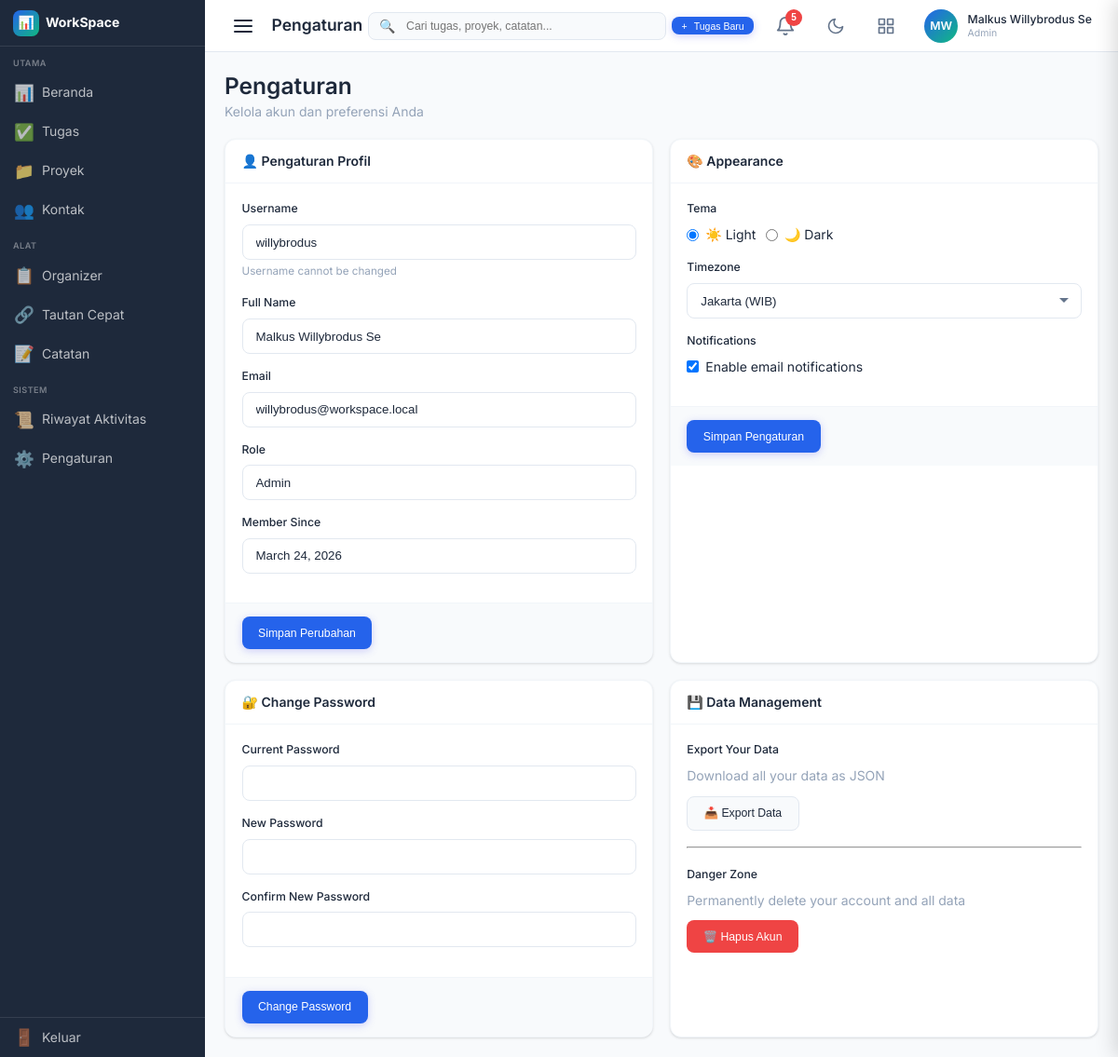
Screenshot of /index.php?page=settings (signed in) with the database file from the repository.
### tables this page shows
CREATE TABLE `users` (
  `id` int NOT NULL AUTO_INCREMENT,
  `username` varchar(50) NOT NULL,
  `email` varchar(100) NOT NULL,
  `password_hash` varchar(255) NOT NULL,
  `full_name` varchar(100) DEFAULT NULL,
  `avatar` varchar(255) DEFAULT NULL,
  `role` enum('admin','manager','member') DEFAULT 'member',
  `timezone` varchar(50) DEFAULT 'Asia/Jakarta',
  `theme` enum('light','dark','auto') DEFAULT 'light',
  `created_at` datetime DEFAULT CURRENT_TIMESTAMP,
  `updated_at` datetime DEFAULT CURRENT_TIMESTAMP ON UPDATE CURRENT_TIMESTAMP,
  `last_login` datetime DEFAULT NULL,
  `is_active` tinyint(1) DEFAULT '1',
  PRIMARY KEY (`id`),
  UNIQUE KEY `username` (`username`),
  UNIQUE KEY `email` (`email`)
);

CREATE TABLE `user_settings` (
  `id` int NOT NULL AUTO_INCREMENT,
  `user_id` int NOT NULL,
  `theme` varchar(20) DEFAULT 'light',
  `timezone` varchar(50) DEFAULT 'Asia/Jakarta',
  `email_notifications` tinyint(1) DEFAULT '1',
  `browser_notifications` tinyint(1) DEFAULT '0',
  `task_reminder_days` int DEFAULT '1',
  `language` varchar(10) DEFAULT 'en',
  `date_format` varchar(20) DEFAULT 'Y-m-d',
  `created_at` datetime DEFAULT CURRENT_TIMESTAMP,
  `updated_at` datetime DEFAULT CURRENT_TIMESTAMP ON UPDATE CURRENT_TIMESTAMP,
  PRIMARY KEY (`id`),
  UNIQUE KEY `user_id` (`user_id`),
  CONSTRAINT `user_settings_ibfk_1` FOREIGN KEY (`user_id`) REFERENCES `users` (`id`) ON DELETE CASCADE
);

### config/functions.php (called while the page is built, shortened)
<?php
function getUserId() {
    return $_SESSION['user_id'] ?? null;
}
function getUser() {
    $db = getDB();
    $userId = getUserId();
    $stmt = $db->prepare("SELECT * FROM users WHERE id = ?");
    $stmt->bind_param('i', $userId);
    $stmt->execute();
    $result = $stmt->get_result();
    return $result->fetch_assoc();
}
function h($str) {
    return htmlspecialchars($str, ENT_QUOTES, 'UTF-8');
}
function formatDate($date, $format = 'Y-m-d') {
    $d = new DateTime($date);
    return $d->format($format);
}
function getUnreadNotifications($userId) {
    $db = getDB();
    $stmt = $db->prepare("SELECT * FROM notifications WHERE user_id = ? AND is_read = 0 ORDER BY created_at DESC LIMIT 10");
    $stmt->bind_param('i', $userId);
    $stmt->execute();
    $result = $stmt->get_result();
    $notifications = [];
    while ($row = $result->fetch_assoc()) {
        $notifications[] = $row;
    }
    return $notifications;
}

### pages/settings/index.php (the view, shortened to what this page needs)
<?php
require_once __DIR__ . '/../../config/functions.php';
$userId = getUserId();
$db = getDB();
$stmt = $db->prepare("SELECT * FROM users WHERE id = ?");
$stmt->bind_param('i', $userId);
$stmt->execute();
$user = $stmt->get_result()->fetch_assoc();
$stmt = $db->prepare("SELECT * FROM user_settings WHERE user_id = ?");
$stmt->bind_param('i', $userId);
$stmt->execute();
$settings = $stmt->get_result()->fetch_assoc();
$timezones = [
    'Asia/Jakarta' => 'Jakarta (WIB)',
    'Asia/Makassar' => 'Makassar (WIT)',
    'Asia/Jayapura' => 'Jayapura (WIT)',
    'Asia/Shanghai' => 'Shanghai',
    'Asia/Singapore' => 'Singapore',
    'Asia/Tokyo' => 'Tokyo',
    'Asia/Seoul' => 'Seoul',
    'Europe/London' => 'London',
    'Europe/Paris' => 'Paris',
    'America/New_York' => 'New York',
    'America/Los_Angeles' => 'Los Angeles'
];
?>
<div class="settings-page">
    <div class="mb-5">
        <h2>Pengaturan</h2>
        <p class="text-muted">Kelola akun dan preferensi Anda</p>
    </div>
    <div class="d-grid" style="grid-template-columns: repeat(auto-fit, minmax(400px, 1fr)); gap: var(--space-5);">
        <div class="card">
            <div class="card-header">
                <h3 class="card-title">👤 Pengaturan Profil</h3>
            </div>
            <form method="POST">
                <div class="card-body">
                    <div class="form-group">
                        <label class="form-label">Username</label>
                        <input type="text" class="form-control" value="<?= h($user['username']) ?>" disabled>
                        <small class="text-muted">Username cannot be changed</small>
                    </div>
                    <div class="form-group">
                        <label class="form-label">Full Name</label>
                        <input type="text" name="full_name" class="form-control" value="<?= h($user['full_name'] ?? '') ?>">
                    </div>
                    <div class="form-group">
                        <label class="form-label">Email</label>
                        <input type="email" name="email" class="form-control" value="<?= h($user['email']) ?>">
                    </div>
                    <div class="form-group">
                        <label class="form-label">Role</label>
                        <input type="text" class="form-control" value="<?= ucfirst($user['role']) ?>" disabled>
                    </div>
                    <div class="form-group">
                        <label class="form-label">Member Since</label>
                        <input type="text" class="form-control" value="<?= formatDate($user['created_at'], 'F d, Y') ?>" disabled>
                    </div>
                </div>
                <div class="card-footer">
                    <button type="submit" class="btn btn-primary">Simpan Perubahan</button>
                </div>
            </form>
        </div>
        <div class="card">
            <div class="card-header">
                <h3 class="card-title">🎨 Appearance</h3>
            </div>
            <form method="POST">
                <div class="card-body">
                    <div class="form-group">
                        <label class="form-label">Tema</label>
                        <div class="d-flex gap-3">
                            <label class="d-flex align-center gap-2" style="cursor: pointer;">
                                <input type="radio" name="theme" value="light" <?= ($user['theme'] ?? 'light') === 'light' ? 'checked' : '' ?>>
                                <span>☀️ Light</span>
                            </label>
                            <label class="d-flex align-center gap-2" style="cursor: pointer;">
                                <input type="radio" name="theme" value="dark" <?= ($user['theme'] ?? 'light') === 'dark' ? 'checked' : '' ?>>
                                <span>🌙 Dark</span>
                            </label>
                        </div>
                    </div>
                    <div class="form-group">
                        <label class="form-label">Timezone</label>
                        <select name="timezone" class="form-control">
                            <?php foreach ($timezones as $tz => $label): ?>
                            <option value="<?= $tz ?>" <?= ($user['timezone'] ?? 'Asia/Jakarta') === $tz ? 'selected' : '' ?>><?= $label ?></option>
                            <?php endforeach; ?>
                        </select>
                    </div>
                    <div class="form-group">
                        <label class="form-label">Notifications</label>
                        <label class="d-flex align-center gap-2" style="cursor: pointer;">
                            <input type="checkbox" name="email_notifications" value="1" <?= ($settings['email_notifications'] ?? true) ? 'checked' : '' ?>>
                            <span>Enable email notifications</span>
                        </label>
                    </div>
                </div>
                <div class="card-footer">
                    <button type="submit" class="btn btn-primary">Simpan Pengaturan</button>
                </div>
            </form>
        </div>
        <div class="card">
            <div class="card-header">
                <h3 class="card-title">🔐 Change Password</h3>
            </div>
            <form method="POST" onsubmit="return validatePasswordForm()">
                <div class="card-body">
                    <div class="form-group">
                        <label class="form-label">Current Password</label>
                        <input type="password" name="current_password" class="form-control" required>
                    </div>
                    <div class="form-group">
                        <label class="form-label">New Password</label>
                        <input type="password" name="new_password" class="form-control" required minlength="6">
                    </div>
                    <div class="form-group">
                        <label class="form-label">Confirm New Password</label>
                        <input type="password" name="confirm_password" class="form-control" required minlength="6">
                    </div>
                </div>
                <div class="card-footer">
                    <button type="submit" class="btn btn-primary">Change Password</button>
                </div>
            </form>
        </div>
        <div class="card">
            <div class="card-header">
                <h3 class="card-title">💾 Data Management</h3>
            </div>
            <div class="card-body">
                <div class="form-group">
                    <label class="form-label">Export Your Data</label>
                    <p class="text-muted text-sm mb-3">Download all your data as JSON</p>
                    <button class="btn btn-secondary" onclick="exportData()">
                        📥 Export Data
                    </button>
                </div>
                <hr style="margin: var(--space-5) 0;">
                <div class="form-group">
                    <label class="form-label">Danger Zone</label>
                    <p class="text-muted text-sm mb-3">Permanently delete your account and all data</p>
                    <button class="btn btn-danger" onclick="confirmDelete()">
                        🗑️ Hapus Akun
                    </button>
                </div>
            </div>
        </div>
    </div>
</div>

### includes/header.php (shortened to what this page needs)
<?php
$currentPage = $_GET['page'] ?? 'dashboard';
$pageTitles = [
    'dashboard' => 'Beranda',
    'tasks' => 'Manajemen Tugas',
    'projects' => 'Proyek',
    'contacts' => 'Kontak',
    'links' => 'Tautan Cepat',
    'notes' => 'Catatan',
    'organizer' => 'Organizer',
    'activity' => 'Riwayat Aktivitas',
    'settings' => 'Pengaturan',
    'notifications' => 'Notifikasi'
];
$pageTitle = $pageTitles[$currentPage] ?? 'Beranda';
$user = getUser();
$unreadNotifications = getUnreadNotifications(getUserId());
$initials = '';
if ($user && !empty($user['full_name'])) {
    $parts = explode(' ', $user['full_name']);
    $initials = strtoupper(substr($parts[0], 0, 1) . (isset($parts[1]) ? substr($parts[1], 0, 1) : ''));
} elseif ($user) {
    $initials = strtoupper(substr($user['username'], 0, 2));
}
?>
<header class="header">
    <div class="header-left">
        <button id="sidebarToggleBtn" class="sidebar-toggle header-btn" type="button" aria-label="Toggle Sidebar">
            <span class="hamburger">
                <span class="hamburger-line"></span>
                <span class="hamburger-line"></span>
                <span class="hamburger-line"></span>
            </span>
        </button>
        <h1 class="header-title"><?= h($pageTitle) ?></h1>
    </div>
    <div class="header-search">
        <form method="GET" action="index.php" id="globalSearchForm" style="display: flex; align-items: center; width: 100%;">
            <span class="header-search-icon">🔍</span>
            <input type="text" name="q" placeholder="Cari tugas, proyek, catatan..." id="globalSearch" autocomplete="off">
        </form>
    </div>
    <div class="header-right">
        <button class="btn btn-primary btn-sm" data-modal="addTaskModal" onclick="openModal('addTaskModal')">
            <span>+</span> Tugas Baru
        </button>
        <div class="dropdown">
            <button class="header-btn dropdown-trigger" onclick="checkAndLoadNotifications()">
                <svg xmlns="http://www.w3.org/2000/svg" width="22" height="22" viewBox="0 0 24 24" fill="none" stroke="currentColor" stroke-width="2" stroke-linecap="round" stroke-linejoin="round">
                    <path d="M18 8A6 6 0 0 0 6 8c0 7-3 9-3 9h18s-3-2-3-9"></path>
                    <path d="M13.73 21a2 2 0 0 1-3.46 0"></path>
                </svg>
                <span id="unreadBadge" class="badge" style="<?= count($unreadNotifications) > 0 ? '' : 'display:none;' ?>"><?= count($unreadNotifications) > 0 ? count($unreadNotifications) : '' ?></span>
            </button>
        </div>
        <button class="header-btn" data-theme-toggle>
        </button>
        <button class="right-sidebar-toggle" id="rightSidebarToggle" type="button" aria-label="Toggle Right Sidebar">
        </button>
        <div class="dropdown">
            <div class="user-menu dropdown-trigger">
                <div class="user-avatar"><?= h($initials ?: 'U') ?></div>
                <div class="user-info">
                    <div class="user-name"><?= h($user['full_name'] ?? $user['username'] ?? 'User') ?></div>
                    <div class="user-role"><?= h(ucfirst($user['role'] ?? 'Member')) ?></div>
                </div>
            </div>
        </div>
    </div>
</header>

### rows the page displays
users: full_name "MW", full_name "Malkus Willybrodus Se", role "Admin", username "willybrodus", email "willybrodus@workspace.local", created_at "March 24, 2026", theme "☑ ☀️ Light", theme "☐ 🌙 Dark", timezone "Jakarta (WIB)"
user_settings: email_notifications "☑"

### other values shown
$pageTitle "Pengaturan"
count($unreadNotifications) "5"
